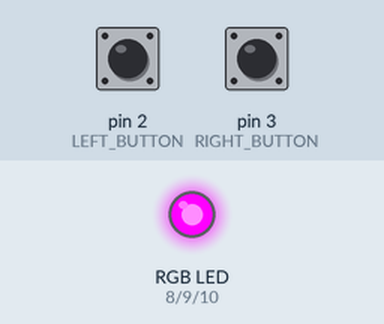
A sketch run on a simulated Arduino Uno, built with avr-gcc and run on an emulated ATmega328P. Parts: an RGB LED mixed from three pins (HIGH = lit). The inputs (shaded band) are chosen by the test bench; at power-on: pin 2 (LEFT_BUTTON) HIGH, pin 3 (RIGHT_BUTTON) HIGH. Random numbers use the default seed unless the sketch sets one; what the sketch prints to the serial monitor is not drawn.

Above: at 2.3 s.
3.7 s: pin 2 (LEFT_BUTTON) pulled LOW for 1.7 s
7.7 s: pin 3 (RIGHT_BUTTON) pulled LOW for 1.7 s
At 10.5 s:
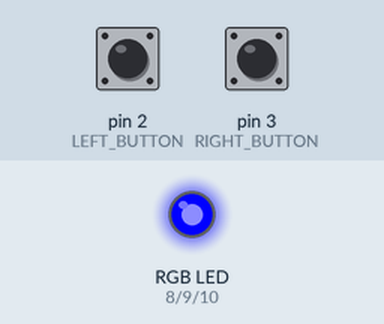
11.7 s: pin 2 (LEFT_BUTTON) pulled LOW for 3.2 s
At 16.9 s:
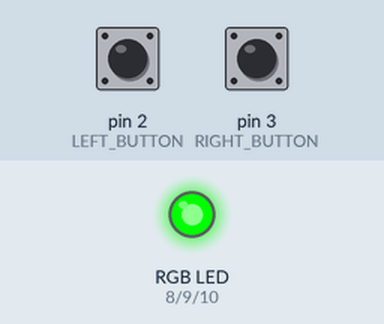
17.2 s: pin 3 (RIGHT_BUTTON) pulled LOW for 3.2 s
At 22.5 s:
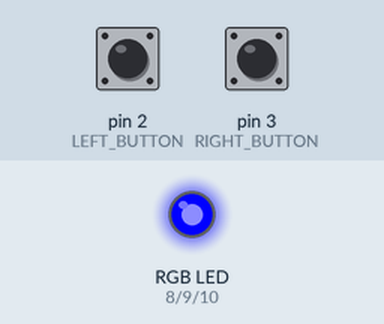
Timing chart, 0 to 24.0 s (numbered marks = the images above; inputs shaded):
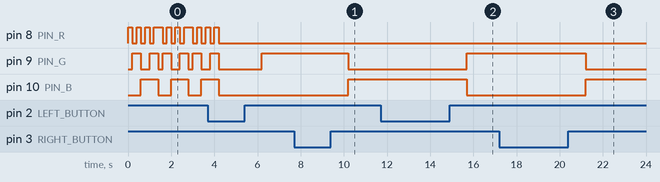

The sketch:

RgbFlagsGame.ino
```cpp
#define SERIAL_RATE (9600)
#define PIN_R (8)
#define PIN_G (9)
#define PIN_B (10)
#define CHECK_R (1)
#define CHECK_G (2)
#define CHECK_B (4)
#define LEFT_BUTTON (2)
#define RIGHT_BUTTON (3)
#define DELAY_LED (200)

enum ButtonType {  // 버튼이 눌러진 상태용 열거형 상수
  BT_NONE,
  BT_LEFT,
  BT_RIGHT,
  BT_BOTH
};

void initLed() {
  pinMode(PIN_R, OUTPUT);
  pinMode(PIN_G, OUTPUT);
  pinMode(PIN_B, OUTPUT);
}

void initGame() {
  Serial.begin(SERIAL_RATE);
  pinMode(LEFT_BUTTON, INPUT_PULLUP);
  pinMode(RIGHT_BUTTON, INPUT_PULLUP);
  randomSeed(analogRead(A0));
  initLed();
}

void turnRgbLed(int nColor) {
  int nR = nColor & CHECK_R;  // &: 비트 단위 and 연산
  int nG = nColor & CHECK_G;
  int nB = nColor & CHECK_B;
  digitalWrite(PIN_R, (nR) ? HIGH : LOW);
  digitalWrite(PIN_G, (nG) ? HIGH : LOW);
  digitalWrite(PIN_B, (nB) ? HIGH : LOW);
}

void turnOffLed() {
  digitalWrite(PIN_R, LOW);
  digitalWrite(PIN_G, LOW);
  digitalWrite(PIN_B, LOW);
}

ButtonType getButtonInput() {
  int nInputLeft = digitalRead(LEFT_BUTTON);
  int nInputRight = digitalRead(RIGHT_BUTTON);
  ButtonType nResult;
  if (nInputLeft == LOW) {
    if (nInputRight == LOW) nResult = BT_BOTH;
    else nResult = BT_LEFT;
  } else {
    if (nInputRight == LOW) nResult = BT_RIGHT;
    else nResult = BT_NONE;
  }
  return nResult;
}

void displayLed() {
  for (int i = 1; i <= 7; i++) {
    turnRgbLed(i);
    delay(DELAY_LED);
  }
}

void setup() {
  // put your setup code here, to run once:
  initGame();
  int nInput = getButtonInput();
  while (nInput == BT_NONE) {
    displayLed();
    nInput = getButtonInput();
  }
  turnOffLed();
}

void loop() {
  // put your main code here, to run repeatedly:
  int nInput = getButtonInput();
  while (nInput != BT_NONE) {
    nInput = getButtonInput();
    Serial.println("버튼을 누르지 마세요.");
    delay(500);
  }
  // 난수 발생, 게임 시작
  Serial.println("RGB 깃발 중의 하나가 표시됩니다.");
  int nRand = random(BT_LEFT, BT_BOTH + 1);  // 1, 2, 3
  if (nRand == 1) turnRgbLed(1);              // R
  else if (nRand == 2) turnRgbLed(4);        // B
  else turnRgbLed(2);                        // G
  nInput = getButtonInput();
  while (nInput == BT_NONE) {
    nInput = getButtonInput();
  }
  if (nInput == nRand) {
    Serial.println("성공");
  } else {
    Serial.println("실패");
  }
}
```

Measured:
- after the input at 7.7 s, pin 9 (PIN_G): HIGH → LOW after 2.5 s; pin 10 (PIN_B): LOW → HIGH after 2.5 s
- after the input at 11.7 s, pin 9 (PIN_G): LOW → HIGH after 4.0 s; pin 10 (PIN_B): HIGH → LOW after 4.0 s
- after the input at 17.2 s, pin 9 (PIN_G): HIGH → LOW after 4.0 s; pin 10 (PIN_B): LOW → HIGH after 4.0 s
